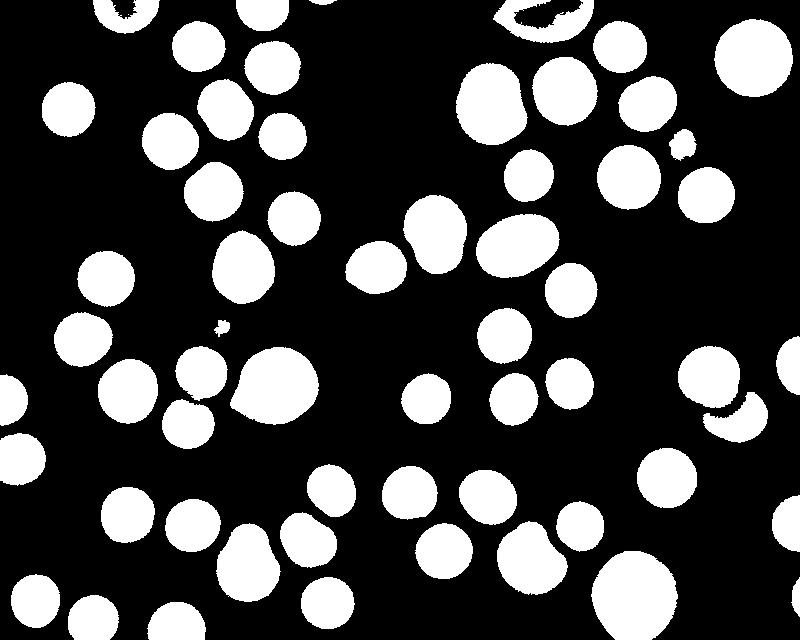
%> input picture hasil1.jpg, 800 x 640 px
$ octave --eval "ngisiBolong;"   (GNU Octave 9; MATLAB toolbox functions it lacks are replaced by stand-ins)
%> lines starting %> are read from the running program, lines starting %| are printed output that depends on the picture; in (x1, y1, x2, y2) boxes, pixels count from 0 and x2, y2 are one past the last pixel; in counts of white or black regions, pixels touching at a corner belong together; the program's own positions count from 1
function ngisiBolong

F = imread('hasil1.jpg');
%> F is the input picture: size 640x800 uint8; min 0, max 255, mean 72.2


for i=111:136
    F(1,i) = 255;
end;
%> F: size 640x800 uint8; under 0.01% of pixels changed, all inside (x1, y1, x2, y2) = (110, 0, 136, 1)

for i=543:583
    F(1,i) = 255;
end;
%> F: size 640x800 uint8; min 0, max 255, mean 72.2; mean of the top-left, top-right, bottom-left and bottom-right quarters 60.1, 77.7, 78.4, 72.7

F = imfill(F, 'holes');
H = im2bw(F);
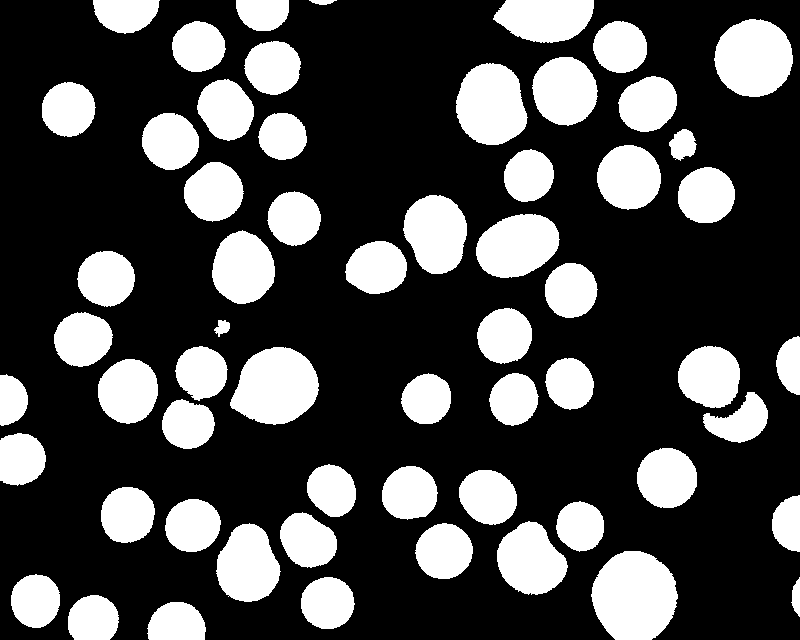
%> H: size 640x800 logical; 28.6% white; 60 white regions, largest, box (x1, y1, x2, y2) and area: (591, 551, 678, 640) 6044, (230, 347, 319, 425) 5112, (714, 19, 793, 97) 4781
G = bwconncomp(H);
%> G = 60 connected components
I = regionprops(G, 'Area');
%> I = 60 regions; largest, Area: 6044, 5112, 4781, 4526, 4049
J = find([I.Area]>800);
%> J = 56 values from 1 to 59
K = ismember(labelmatrix(G),J);
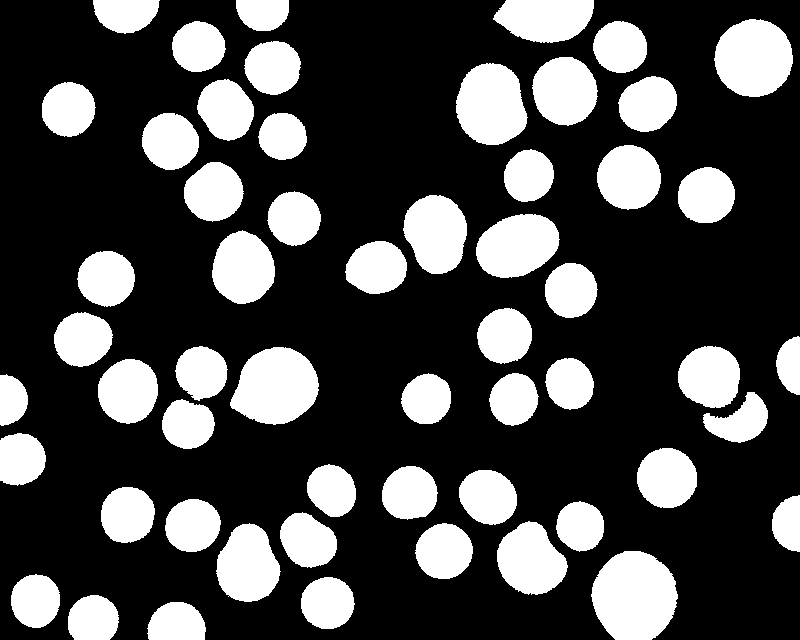
%> K: size 640x800 logical; 28.4% white; 56 white regions, largest, box (x1, y1, x2, y2) and area: (591, 551, 678, 640) 6044, (230, 347, 319, 425) 5112, (714, 19, 793, 97) 4781

imshow(F);

figure, imshow(K);
